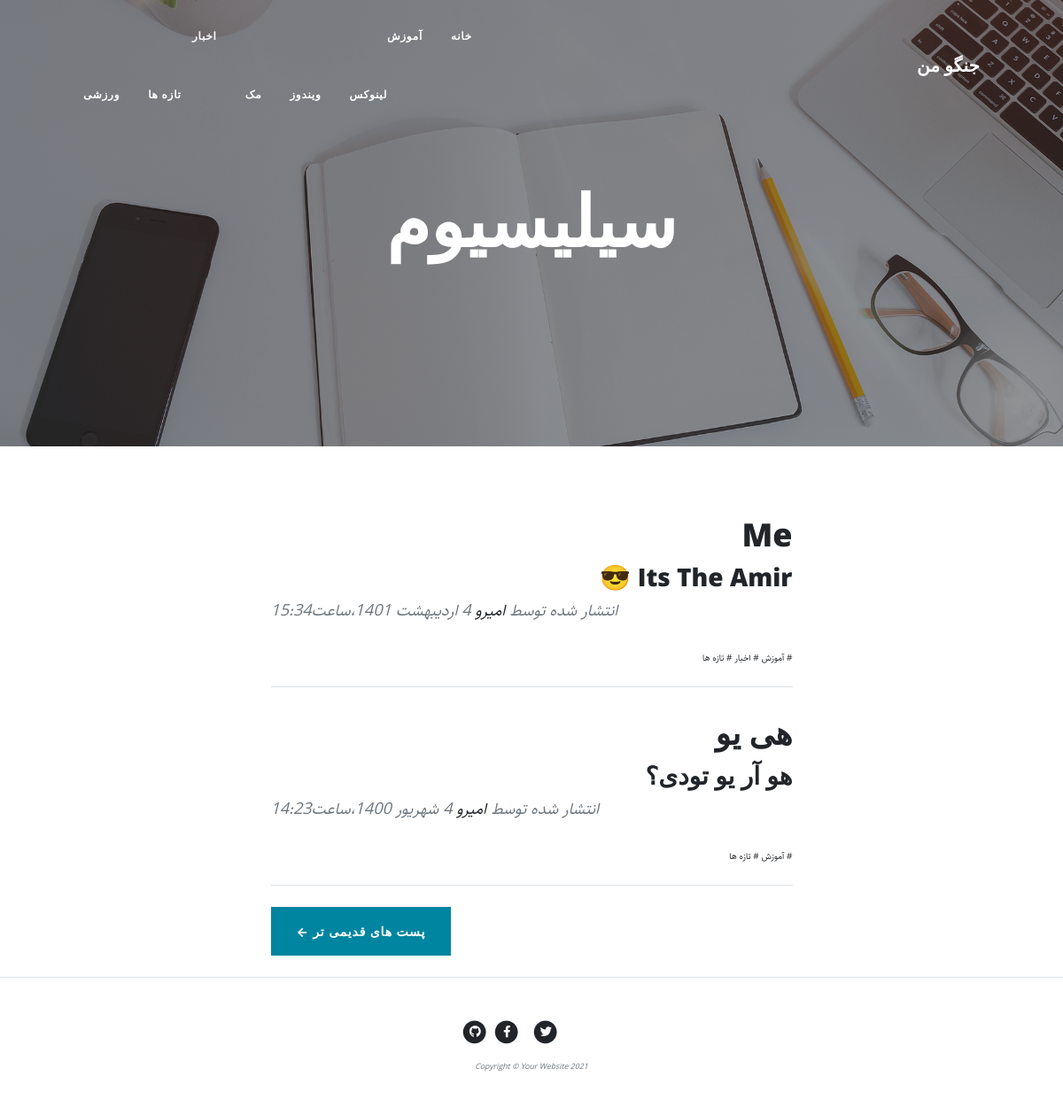
The page / on the database its author committed.
### blog/models.py (models this page shows, shortened)
class Category(models.Model):
    parent = models.ForeignKey('self', default=None, null=True, blank=True, on_delete=models.SET_NULL, related_name='children', verbose_name='زیر دسته')
    title = models.CharField(max_length=200, verbose_name="عنوان دسته بندی")
    slug = models.SlugField(max_length=100, unique=True,
                            verbose_name="آدرس دسته بندی")
    status = models.BooleanField(default=True, verbose_name="وضعیت نمایش")
    position = models.IntegerField(verbose_name="موقعیت")
    class Meta:
        verbose_name = "دسته بندی"
        verbose_name_plural = "دسته بندی ها"
        ordering = ['parent__id', 'position']
    objects = CategoryManager()

class Article(models.Model):
    STATUS_CHOICES = (
        ('d', 'پیش نویس'),
        ('p', 'منتشر شده'),
    )
    title = models.CharField(max_length=128, verbose_name="عنوان")
    category = models.ManyToManyField(
        'Category', verbose_name="دسته بندی", related_name="articles")
    description = models.TextField(verbose_name="توضیحات")
    img = models.ImageField(upload_to="Images", verbose_name="عکس")
    publish = models.DateTimeField(
        default=timezone.now, verbose_name="زمان انتشار")
    created = models.DateTimeField(auto_now_add=True)
    updated = models.DateTimeField(auto_now=True)
    status = models.CharField(
        max_length=1, choices=STATUS_CHOICES, verbose_name="وضعیت")
    slug = models.SlugField(max_length=100, unique=True)
    class Meta:
        verbose_name = "مقاله"
        verbose_name_plural = "مقاله ها"
    def jpublish(self):
        return jalali_converter(self.publish)
    jpublish.short_description = "زمان انتشار"
    objects = models.Manager()
    published_objects = ArticleManager()

### blog/views.py (the view)
# urls.py: path('', views.home, name='home'),
def home(request, page=1):
    articles_list = Article.published_objects.published().order_by('-publish')
    paginator = Paginator(articles_list, 2)
    articles = paginator.get_page(page)
    context = {
        "articles": articles, }
    return render(request, "blog/home.html", context)

### blog/models.py (called while the page is built)
    def published(self):
        return self.filter(status='p')

    def active(self):
        return self.filter(status=True)

### blog/templatetags/base_tags.py (called while the page is built)
@register.simple_tag
def title(data="جنگو من"):
    return data

@register.inclusion_tag("blog/partials/category_navbar.html")
def category_navbar():
    return {
        "category": Category.objects.filter(status=True)
    }

### extensions/jalali.py (called while the page is built)
    def persian_tuple(self):
        return self.persian_year, self.persian_month, self.persian_day

### extensions/utils.py (called while the page is built)
def jalali_converter(time):
    jmonth = ["فروردین", "اردیبهشت", "خرداد", "تیر", "مرداد",
              "شهریور", "مهر", "آبان", "آذر", "دی", "بهمن", "اسفند"]
    time = timezone.localtime(time)
    time_to_str = "{},{},{}".format(time.year, time.month, time.day)
    time_to_tuple = jalali.Gregorian(time_to_str).persian_tuple()
    time_to_list = list(time_to_tuple)
    for index, month in enumerate(jmonth):
        if time_to_list[1] == index+1:
            time_to_list[1] = month
            break
    output = "{} {} {}،ساعت{}:{}".format(
        time_to_list[2],
        time_to_list[1],
        time_to_list[0],
        time.hour,
        time.minute,
    )
    return output

### blog/templates/blog/home.html (shortened to what this page needs)
{% extends 'blog/base.html' %}
{% load static %}
{% block content %}
<header class="masthead" style="background-image:url('{% static 'blog/assets/img/home-bg.jpg' %}')">
    <div class="container position-relative px-4 px-lg-5">
        <div class="row gx-4 gx-lg-5 justify-content-center">
            <div class="col-md-10 col-lg-8 col-xl-7">
                <div class="site-heading">
                    <h1>سیلیسیوم</h1>
                </div>
            </div>
        </div>
    </div>
</header>
<div class="container px-4 px-lg-5">
    <div class="row gx-4 gx-lg-5 justify-content-center">
        <div class="col-md-10 col-lg-8 col-xl-7">
            {% for article in articles %}
            <div class="post-preview">
                <a href="{% url 'blog:detail' article.slug %}">
                    <h2 class="post-title">
                        {{ article.title }}
                    </h2>
                </a>
                <h3 class="post-subtitle">
                    {{ article.description|truncatewords:4 }}
                </h3>
                <p class="post-meta">
                    انتشار شده توسط
                    <a href="#!"> امیرو </a>
                    {{ article.jpublish }}
                </p>
                <div>
                    {% for cat in article.category.all %}
                    <a href="#"># {{ cat.title }}</a>
                    {% endfor %}
                </div>
            </div>
            <hr class="my-4" />
            {% endfor %}
            <div class="d-flex justify-content-end mb-4"><a class="btn btn-primary text-uppercase" href="#!">پست های
                    قدیمی تر &larr;</a></div>
        </div>
    </div>
</div>
{% endblock content %}

### blog/templates/blog/partials/category_navbar.html
<div class="collapse navbar-collapse" id="navbarResponsive">
    <ul class="navbar-nav ms-auto py-4 py-lg-0">
        <li class="nav-item"><a class="nav-link px-lg-3 py-3 py-lg-4" href="{% url 'blog:home' %}">خانه</a>
        </li>
        {% for cat in category %}
            {% if cat.parent == None%}
                <li class="nav-item">
                    <a class="nav-link px-lg-3 py-3 py-lg-4"href=" {% url 'blog:category' cat.slug %}">{{cat.title}}</a>
                {% if cat.children.active %}
                    {% include 'blog/partials/category_loop.html' %}
                {% endif %}
                </li>
            {% endif %}
        {% endfor %}
    </ul>
</div>

### blog/templates/blog/partials/category_loop.html (shortened to what this page needs)
<ul class="navbar-nav ms-auto py-4 py-lg-0">
    {% for cat in cat.children.active %}
        <li class="nav-item">
            <a class="nav-link px-lg-3 py-3 py-lg-4"href=" {% url 'blog:category' cat.slug %}">{{cat.title}}</a>
        </li>
    {% endfor%}
</ul>

### blog/static/blog/css/rtl.css (style rules this page uses)
body { direction: rtl; text-align: right; font-family: "Sahel"; font-size: 10px; }
ul.navbar-nav { margin-left: initial !important; margin-right: auto; }
p.post-meta { text-align: left; }

### rows shown on the page
Category: title "آموزش"
Category: title "لینوکس"
Category: title "ویندوز"
Category: title "مک"
Category: title "اخبار"
Category: title "تازه ها"
Category: title "ورزشی"
Article: title "Me", description "Its The Amir 😎", jpublish "4 اردیبهشت 1401،ساعت15:34"
Article: title "هی یو", description "هو آر یو تودی؟", jpublish "4 شهریور 1400،ساعت14:23"
